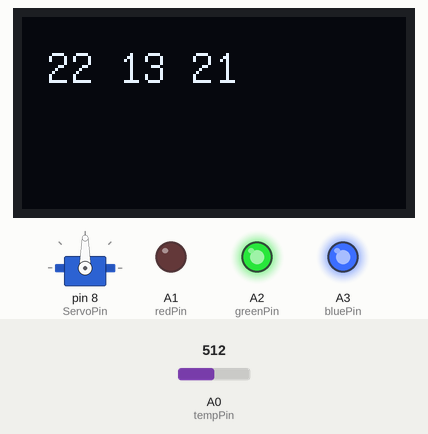
A sketch run on a simulated Arduino Uno, built with avr-gcc and run on an emulated ATmega328P. Shown: servo, 128×64 one-colour display, output pins drawn as LEDs (lit = HIGH). Inputs (shaded band) come from the test bench; at power-on: A0 (tempPin) = 512. The local clock reads 2024-03-15 10:24:30 at power-on unless the sketch sets it; what the sketch prints to the serial monitor is not drawn.

Above: at 1.2 s.
1.3 s: A0 (tempPin) set to 523
At 3.1 s:
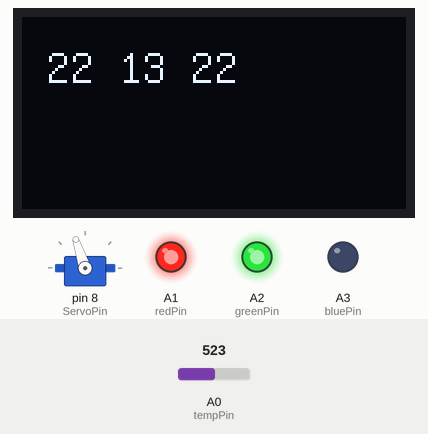
4.4 s: A0 (tempPin) set to 511
At 5.3 s:
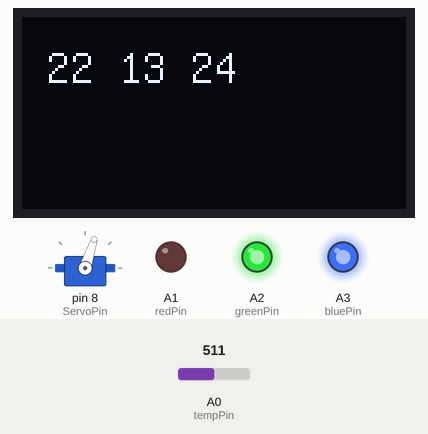
7.5 s: A0 (tempPin) set to 306
At 8.6 s:
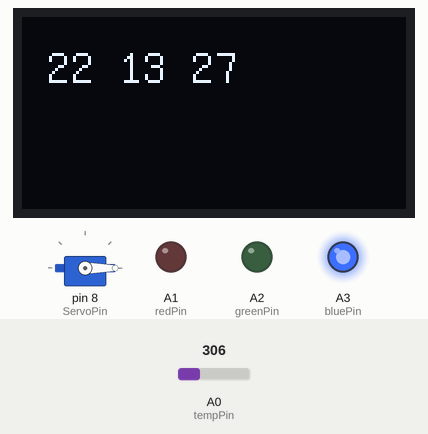
10.6 s: A0 (tempPin) set to 460
12.5 s: A0 (tempPin) set to 478
At 13.5 s:
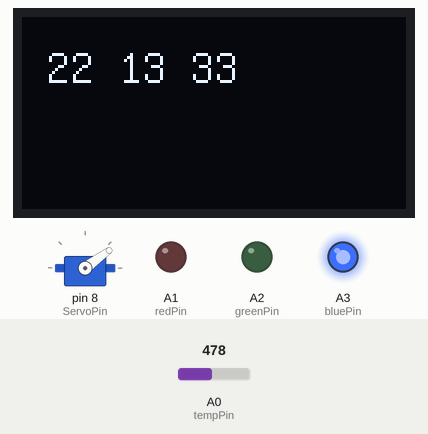
15.6 s: A0 (tempPin) set to 716
At 16.8 s:
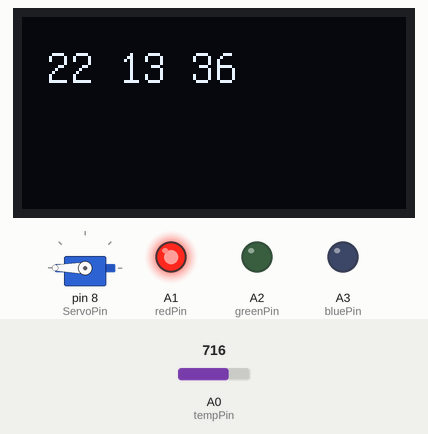
Timing chart, 0 to 18.6 s (numbered marks = the images above; inputs shaded):
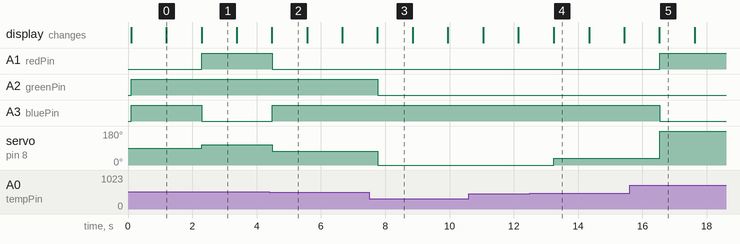

Measured:
- the behaviour switches between 522 and 523 on A0 (tempPin) (found by bisection; images 0 and 1)
- the behaviour switches between 477 and 478 on A0 (tempPin) (found by bisection; images 3 and 4)
- after the input at 1.3 s, A1 (redPin): LOW → HIGH after 0.99 s; A3 (bluePin): HIGH → LOW after 0.99 s; servo on pin 8 (ServoPin): 90° → 108° after 0.99 s
- after the input at 4.4 s, A1 (redPin): HIGH → LOW after 0.08 s; A3 (bluePin): LOW → HIGH after 0.08 s; servo on pin 8 (ServoPin): 108° → 72° after 0.08 s
- after the input at 7.5 s, A2 (greenPin): HIGH → LOW after 0.26 s; servo on pin 8 (ServoPin): 72° → 0° after 0.26 s
- after the input at 12.5 s, servo on pin 8 (ServoPin): 0° → 36° after 0.74 s
- after the input at 15.6 s, A1 (redPin): LOW → HIGH after 0.93 s; A3 (bluePin): HIGH → LOW after 0.93 s; servo on pin 8 (ServoPin): 36° → 180° after 0.93 s

The sketch:

clock_and_temp_project_copy_20241024153047.ino
```cpp
/*
* Name: clock and temp project
* Author: Lucas Norrflod
* Date: 2024-10-10
* Description: This project uses a ds3231 to measure time and displays the time to an 1306 oled display,
* Further, it measures temprature with a analog temprature module and displays a mapped value to a 9g-servo-motor
*/

// Include Libraries
  #include <RTClib.h>
  #include <Wire.h>
  #include <Servo.h>
  #include "U8glib.h"
  // Init constants
  const int tempPin = A0;
  const int ServoPin = 8;
  const int redPin= A1;
  const int greenPin = A2;
  const int bluePin = A3;

  // Init global variables

  // construct objects
  U8GLIB_SSD1306_128X64 u8g(U8G_I2C_OPT_NO_ACK);
  Servo myServo;
  RTC_DS3231 rtc;

void setup() {
  // Attach objects
  myServo.attach(ServoPin);

  // init communication
  Serial.begin(9600);
  Wire.begin();
  // Init Hardware
  rtc.begin();
  rtc.adjust(DateTime(F(__DATE__), F(__TIME__)));

  u8g.setFont(u8g_font_unifont);
  u8g.firstPage();

  pinMode(tempPin,INPUT);
  pinMode(redPin,OUTPUT);
  pinMode(greenPin,OUTPUT);
  pinMode(bluePin,OUTPUT);
}

void loop() {
  oledWrite(String(getTime())); // Writes the time on the oled display
  servoWrite(measureTemp()); // Sets the servo to a degree depending on the temperature
  light(measureTemp()); // Show a color depending on the temperature
  delay(1000);
}


/*
*This function reads time from an ds3231 module and package the time as a String
*Parameters: Void
*Returns: time in hh:mm:ss as String
*/
String getTime() {
  DateTime now = rtc.now();
  Serial.print("Time");
  Serial.println(" " +String(now.hour()) + " " + String(now.minute()) + " " + String(now.second()));
  return (" " +String(now.hour()) + " " + String(now.minute()) + " " + String(now.second()));
}

/*
* This function reads an analog pin connected to an analog temprature sensor and calculates the corresponding temp
*Parameters: Void
*Returns: temperature as float
*/
float measureTemp() {
  float temp = 0;
  float R1 = 10000;  // value of R1 on board
  float logR2, R2, T;
  float c1 = 0.001129148, c2 = 0.000234125, c3 = 0.0000000876741;  //steinhart-hart coeficients for thermistor

  int Vo = analogRead(tempPin);
  R2 = R1 * (1023.0 / (float)Vo - 1.0);  //calculate resistance on thermistor
  logR2 = log(R2);
  temp = (1.0 / (c1 + c2 * logR2 + c3 * logR2 * logR2 * logR2));  // temperature in Kelvin
  temp = temp - 273.15;                                           //convert Kelvin to Celcius

  return temp;
}


/*
* This function takes a string and draws it to an oled display
*Parameters: - text: String to write to display
*Returns: void
*/
void oledWrite(String text) {
  u8g.firstPage();
  do {

    u8g.drawStr(0, 22, text.c_str());
  } while (u8g.nextPage());
}

/*
* takes a temprature value and maps it to corresppnding degree on a servo
*Parameters: - value: temprature
*Returns: void
*/
void servoWrite(float value) {
  Serial.println(value);
  Serial.println(map(value,20,30,0,180));
  myServo.write(map(value,20,30,0,180));
}


void light(int value) {
  int r = map(value, 20,30,0,255);
  int g;
  if (value<25){
    g = map(value, 20,25,0,255);
  }
  else{
    g = map(value, 25,30,255,0);
  }
  int b = map(value, 20,30,255,0);
  analogWrite(redPin, r);
  analogWrite(greenPin,  g);
  analogWrite(bluePin, b);
}
```
